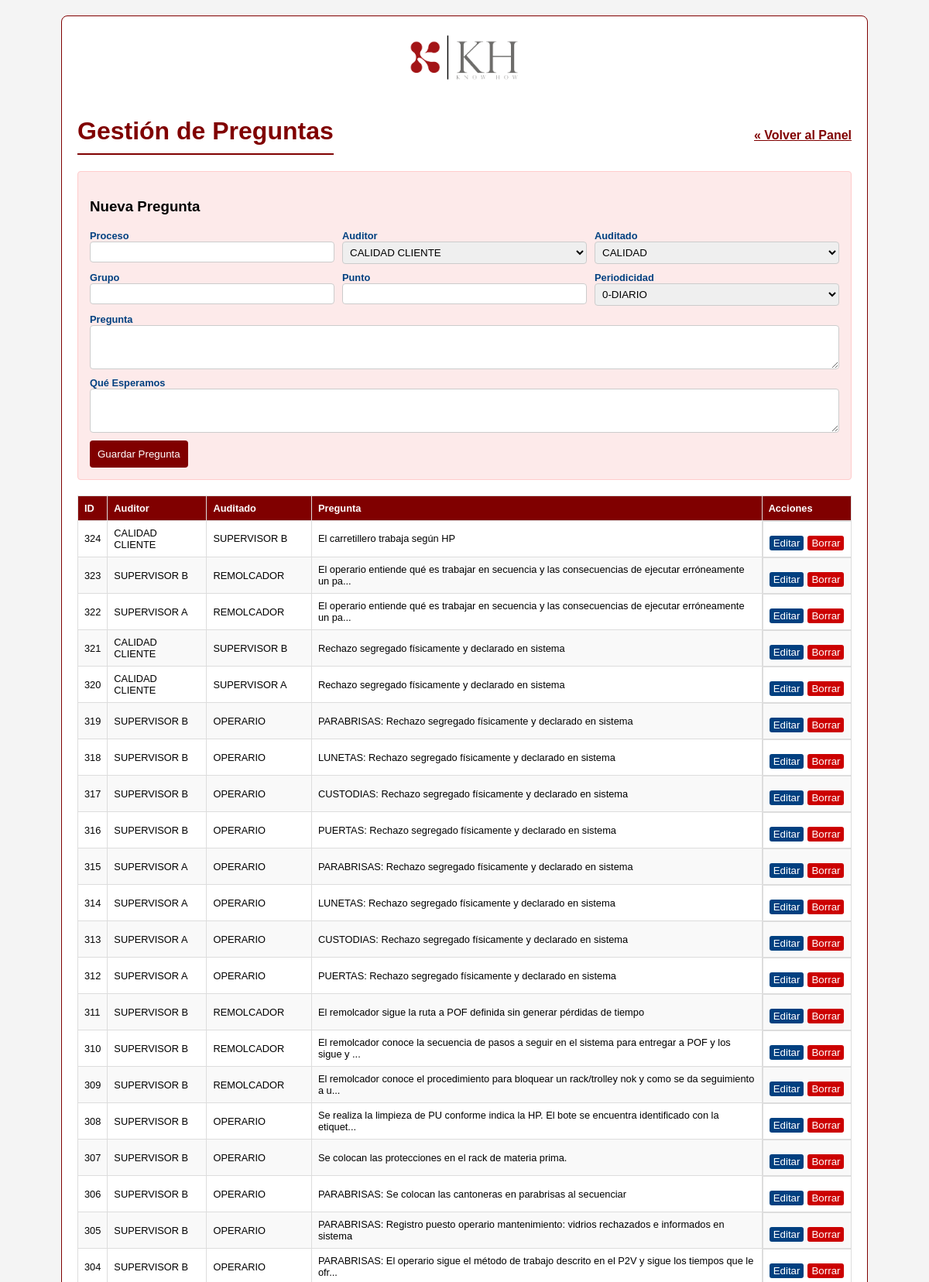
Screenshot of /admin_preguntas (signed in, upper part) with the database file from the repository.
### tables this page shows
CREATE TABLE preguntas (
    id INTEGER PRIMARY KEY AUTOINCREMENT,
    proceso TEXT,
    auditor TEXT,
    auditado TEXT,
    grupo TEXT,
    punto INTEGER,
    pregunta TEXT,
    que_esperamos TEXT,
    periodicidad TEXT
);

### app.py (the view)
@app.route("/admin_preguntas")
def admin_preguntas():
    if session.get("role") != "admin":
        return "Acceso denegado. Solo administradores.", 403
    cur = get_db().execute("SELECT * FROM preguntas ORDER BY id DESC")
    preguntas = rows_to_dicts(cur.fetchall())
    return render_template("admin_preguntas.html", preguntas=preguntas)

### app.py (called while the page is built)
def get_db():
    if "db" not in g:
        conn = sqlite3.connect(DB_PATH)
        conn.row_factory = sqlite3.Row
        conn.execute("PRAGMA foreign_keys = ON")
        g.db = conn
    return g.db

def rows_to_dicts(rows):
    return [dict(r) for r in rows]

### templates/admin_preguntas.html (shortened to what this page needs)
<!DOCTYPE html>
<html lang="es">
<head>
</head>
<body>
    <div class="container">
        <div style="text-align: center; margin-bottom: 20px;">
            <img src="/static/Logo.png" alt="Logo" style="max-width: 150px;">
        </div>
        <div style="display: flex; justify-content: space-between; align-items: center;">
            <h1>Gestión de Preguntas</h1>
            <a href="/index" style="color: #800000; font-weight: bold;">&laquo; Volver al Panel</a>
        </div>
        <div class="form-section">
            <h3 id="form-title">Nueva Pregunta</h3>
            <form id="question-form">
                <div class="form-grid">
                    <div>
                        <label>Proceso</label>
                        <input type="text" id="q-proceso" required>
                    </div>
                    <div>
                        <label>Auditor</label>
                        <select id="q-auditor" required>
                            <option value="CALIDAD CLIENTE">CALIDAD CLIENTE</option>
                        </select>
                    </div>
                    <div>
                        <label>Auditado</label>
                        <select id="q-auditado" required>
                            <option value="CALIDAD">CALIDAD</option>
                        </select>
                    </div>
                    <div>
                        <label>Grupo</label>
                        <input type="text" id="q-grupo">
                    </div>
                    <div>
                        <label>Punto</label>
                        <input type="number" id="q-punto">
                    </div>
                    <div>
                        <label>Periodicidad</label>
                        <select id="q-periodicidad" required>
                            <option value="0-DIARIO">0-DIARIO</option>
                        </select>
                    </div>
                    <div class="full-width">
                        <label>Pregunta</label>
                        <textarea id="q-pregunta" rows="3" required></textarea>
                    </div>
                    <div class="full-width">
                        <label>Qué Esperamos</label>
                        <textarea id="q-que_esperamos" rows="3"></textarea>
                    </div>
                </div>
                <button type="submit" id="btn-save">Guardar Pregunta</button>
            </form>
        </div>
        <table>
            <thead>
                <tr>
                    <th>ID</th>
                    <th>Auditor</th>
                    <th>Auditado</th>
                    <th>Pregunta</th>
                    <th>Acciones</th>
                </tr>
            </thead>
            <tbody>
                {% for p in preguntas %}
                <tr>
                    <td>{{ p['id'] }}</td>
                    <td>{{ p['auditor'] }}</td>
                    <td>{{ p['auditado'] }}</td>
                    <td>{{ p['pregunta'][:100] }}{% if p['pregunta']|length > 100 %}...{% endif %}</td>
                    <td class="actions">
                        <button class="btn-edit"
                                data-question='{{ p|tojson|e }}'
                                onclick="editBtnClick(this)">Editar</button>
                        <button class="btn-delete" onclick="deleteQuestion({{ p['id'] }})">Borrar</button>
                    </td>
                </tr>
                {% endfor %}
            </tbody>
        </table>
    </div>
</body>
</html>

### templates/admin_preguntas.html (style rules this page uses)
body { font-family: Arial, sans-serif; margin: 0; padding: 20px; background-color: #f4f4f4; }
.container { max-width: 1000px; margin: auto; background: white; padding: 20px; border-radius: 8px; border: 1px solid #800000; }
h1 { color: #800000; border-bottom: 2px solid #800000; padding-bottom: 10px; }
.form-section { background: #fdeaea; padding: 15px; border-radius: 4px; margin-bottom: 20px; border: 1px solid #ffcccc; }
.form-grid { display: grid; grid-template-columns: 1fr 1fr 1fr; gap: 10px; }
.form-grid div { display: flex; flex-direction: column; }
label { font-size: 0.8em; font-weight: bold; color: #004080; }
input, select, textarea { padding: 5px; border: 1px solid #ccc; border-radius: 4px; }
.full-width { grid-column: span 3; }
button { padding: 10px; background: #800000; color: white; border: none; border-radius: 4px; cursor: pointer; margin-top: 10px; }
table { width: 100%; border-collapse: collapse; margin-top: 20px; font-size: 0.8em; }
th, td { border: 1px solid #ddd; padding: 8px; text-align: left; }
th { background: #800000; color: white; }
tr:nth-child(even) { background: #f9f9f9; }
.actions { display: flex; gap: 5px; }
.btn-edit { background: #004080; color: white; padding: 2px 5px; text-decoration: none; border-radius: 3px; }
.btn-delete { background: #cc0000; color: white; padding: 2px 5px; border: none; border-radius: 3px; cursor: pointer; }

### rows the page displays
preguntas: id "324", auditor "CALIDAD CLIENTE", auditado "SUPERVISOR B", pregunta "El carretillero trabaja según HP"
preguntas: id "323", auditor "SUPERVISOR B", auditado "REMOLCADOR", pregunta "El operario entiende qué es trabajar en secuencia y las consecuencias de ejecutar erróneamente un pa"
preguntas: id "322", auditor "SUPERVISOR A", auditado "REMOLCADOR", pregunta "El operario entiende qué es trabajar en secuencia y las consecuencias de ejecutar erróneamente un pa"
preguntas: id "321", auditor "CALIDAD CLIENTE", auditado "SUPERVISOR B", pregunta "Rechazo segregado físicamente y declarado en sistema"
preguntas: id "320", auditor "CALIDAD CLIENTE", auditado "SUPERVISOR A", pregunta "Rechazo segregado físicamente y declarado en sistema"
preguntas: id "319", auditor "SUPERVISOR B", auditado "OPERARIO", pregunta "PARABRISAS: Rechazo segregado físicamente y declarado en sistema"
preguntas: id "318", auditor "SUPERVISOR B", auditado "OPERARIO", pregunta "LUNETAS: Rechazo segregado físicamente y declarado en sistema"
preguntas: id "317", auditor "SUPERVISOR B", auditado "OPERARIO", pregunta "CUSTODIAS: Rechazo segregado físicamente y declarado en sistema"
preguntas: id "316", auditor "SUPERVISOR B", auditado "OPERARIO", pregunta "PUERTAS: Rechazo segregado físicamente y declarado en sistema"
preguntas: id "315", auditor "SUPERVISOR A", auditado "OPERARIO", pregunta "PARABRISAS: Rechazo segregado físicamente y declarado en sistema"
preguntas: id "314", auditor "SUPERVISOR A", auditado "OPERARIO", pregunta "LUNETAS: Rechazo segregado físicamente y declarado en sistema"
preguntas: id "313", auditor "SUPERVISOR A", auditado "OPERARIO", pregunta "CUSTODIAS: Rechazo segregado físicamente y declarado en sistema"
preguntas: id "312", auditor "SUPERVISOR A", auditado "OPERARIO", pregunta "PUERTAS: Rechazo segregado físicamente y declarado en sistema"
preguntas: id "311", auditor "SUPERVISOR B", auditado "REMOLCADOR", pregunta "El remolcador sigue la ruta a POF definida sin generar pérdidas de tiempo"
preguntas: id "310", auditor "SUPERVISOR B", auditado "REMOLCADOR", pregunta "El remolcador conoce la secuencia de pasos a seguir en el sistema para entregar a POF y los sigue y"
preguntas: id "309", auditor "SUPERVISOR B", auditado "REMOLCADOR", pregunta "El remolcador conoce el procedimiento para bloquear un rack/trolley nok y como se da seguimiento a u"
preguntas: id "308", auditor "SUPERVISOR B", auditado "OPERARIO", pregunta "Se realiza la limpieza de PU conforme indica la HP. El bote se encuentra identificado con la etiquet"
preguntas: id "307", auditor "SUPERVISOR B", auditado "OPERARIO", pregunta "Se colocan las protecciones en el rack de materia prima."
preguntas: id "306", auditor "SUPERVISOR B", auditado "OPERARIO", pregunta "PARABRISAS: Se colocan las cantoneras en parabrisas al secuenciar"
preguntas: id "305", auditor "SUPERVISOR B", auditado "OPERARIO", pregunta "PARABRISAS: Registro puesto operario mantenimiento: vidrios rechazados e informados en sistema"
preguntas: id "304", auditor "SUPERVISOR B", auditado "OPERARIO", pregunta "PARABRISAS: El operario sigue el método de trabajo descrito en el P2V y sigue los tiempos que le ofr"
